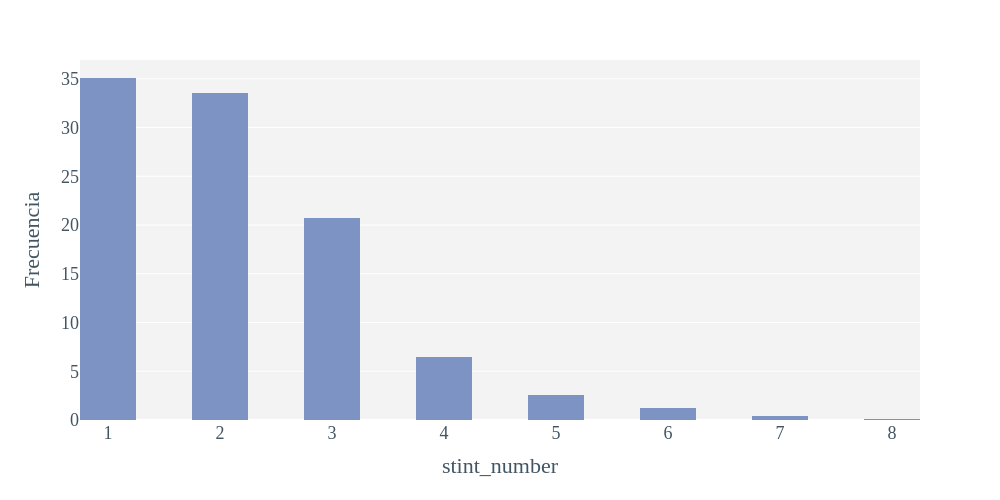
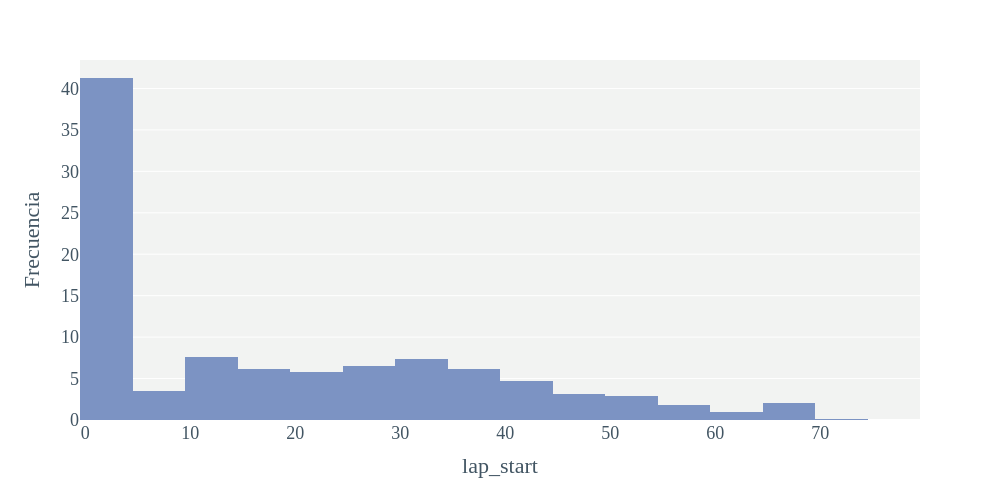
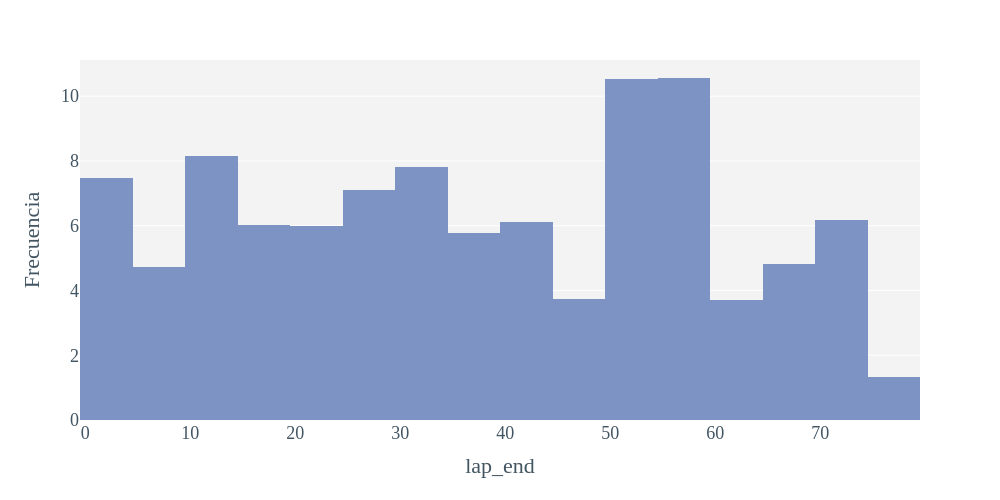

Write notebook code for charts like these, in order.
### Code cell
# Histogramas de las variables stint_number, lap_start y lap_end.
exclude = {'race_id', 'driver_id', 'race_year'}

cols_to_plot = [
    c for c in df_1.select_dtypes(np.number).columns
    if c not in exclude
]
for c in cols_to_plot:
    fig = px.histogram(
        df_1,
        x=c,
        nbins=30,           
        histnorm='percent'  
    )
    
    fig.update_layout(
        font=dict(family='Work sans', size=18, color='#425563'),
        plot_bgcolor='#F2F3F2',
        paper_bgcolor='white',
        xaxis_title=c,
        yaxis_title="Frecuencia", 
        showlegend=False,
        height=500,
        width=1000
    )
    
    fig.update_traces(marker_color='#7C93C3')
    fig.show()

### Figure 1 — Plotly figure (JSON) as saved in the notebook; plotly's stock layout.template omitted (floating-point values rounded to 4 significant figures; data arrays with more than 128 entries replaced by an {"elided": "..."} marker saying what was removed)
{"data": [{"bingroup": "x", "histnorm": "percent", "hovertemplate": "stint_number=%{x}<br>percent=%{y}<extra></extra>", "legendgroup": "", "marker": {"color": "#7C93C3", "pattern": {"shape": ""}}, "name": "", "nbinsx": 30, "orientation": "v", "showlegend": false, "type": "histogram", "x": {"elided": "3977 int values"}, "xaxis": "x", "yaxis": "y"}], "layout": {"barmode": "relative", "font": {"color": "#425563", "family": "Work sans", "size": 18}, "height": 500, "legend": {"tracegroupgap": 0}, "margin": {"t": 60}, "paper_bgcolor": "white", "plot_bgcolor": "#F2F3F2", "showlegend": false, "width": 1000, "xaxis": {"anchor": "y", "domain": [0, 1], "title": {"text": "stint_number"}}, "yaxis": {"anchor": "x", "domain": [0, 1], "title": {"text": "Frecuencia"}}}}

### Figure 2 — Plotly figure (JSON) as saved in the notebook; plotly's stock layout.template omitted (floating-point values rounded to 4 significant figures; data arrays with more than 128 entries replaced by an {"elided": "..."} marker saying what was removed)
{"data": [{"bingroup": "x", "histnorm": "percent", "hovertemplate": "lap_start=%{x}<br>percent=%{y}<extra></extra>", "legendgroup": "", "marker": {"color": "#7C93C3", "pattern": {"shape": ""}}, "name": "", "nbinsx": 30, "orientation": "v", "showlegend": false, "type": "histogram", "x": {"elided": "3977 int values"}, "xaxis": "x", "yaxis": "y"}], "layout": {"barmode": "relative", "font": {"color": "#425563", "family": "Work sans", "size": 18}, "height": 500, "legend": {"tracegroupgap": 0}, "margin": {"t": 60}, "paper_bgcolor": "white", "plot_bgcolor": "#F2F3F2", "showlegend": false, "width": 1000, "xaxis": {"anchor": "y", "domain": [0, 1], "title": {"text": "lap_start"}}, "yaxis": {"anchor": "x", "domain": [0, 1], "title": {"text": "Frecuencia"}}}}

### Figure 3 — Plotly figure (JSON) as saved in the notebook; plotly's stock layout.template omitted (floating-point values rounded to 4 significant figures; data arrays with more than 128 entries replaced by an {"elided": "..."} marker saying what was removed)
{"data": [{"bingroup": "x", "histnorm": "percent", "hovertemplate": "lap_end=%{x}<br>percent=%{y}<extra></extra>", "legendgroup": "", "marker": {"color": "#7C93C3", "pattern": {"shape": ""}}, "name": "", "nbinsx": 30, "orientation": "v", "showlegend": false, "type": "histogram", "x": {"elided": "3977 int values"}, "xaxis": "x", "yaxis": "y"}], "layout": {"barmode": "relative", "font": {"color": "#425563", "family": "Work sans", "size": 18}, "height": 500, "legend": {"tracegroupgap": 0}, "margin": {"t": 60}, "paper_bgcolor": "white", "plot_bgcolor": "#F2F3F2", "showlegend": false, "width": 1000, "xaxis": {"anchor": "y", "domain": [0, 1], "title": {"text": "lap_end"}}, "yaxis": {"anchor": "x", "domain": [0, 1], "title": {"text": "Frecuencia"}}}}
